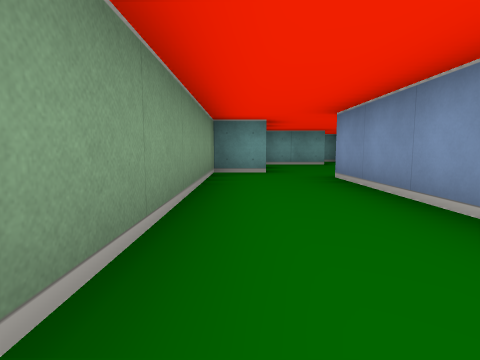
View 1 (above)

12 first-person views from a walk through a cub3D ray-caster map. The camera is about half as high as the walls, tilts 6° down and sees 80° across. The floor is counted in squares. Each view is taken from the middle of a square. On the plan, view 1 faces up. The plan holds only what a view shows up to about 9 squares ahead; the rest is blank. The place goes on beyond the plan.

View 2
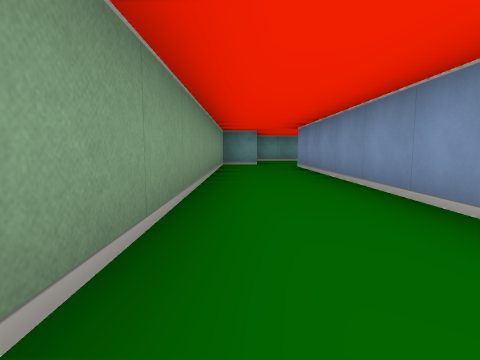

View 3
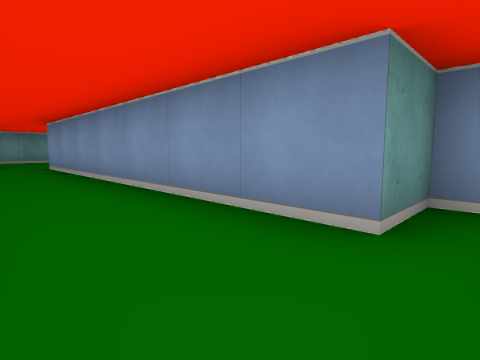

View 4
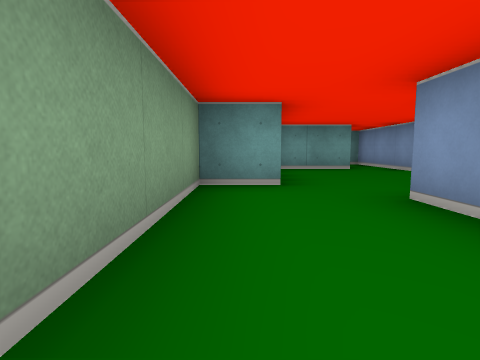

View 5
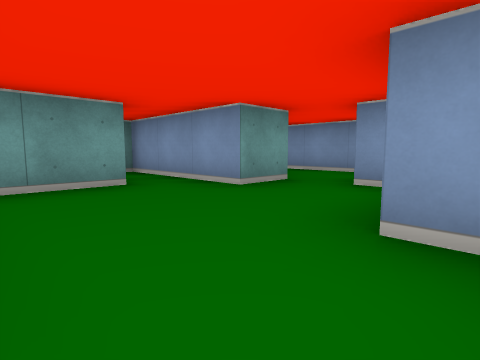

View 6
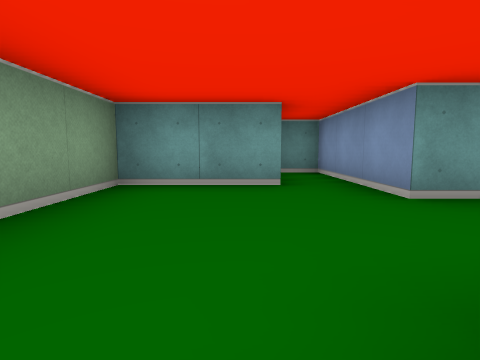

View 7
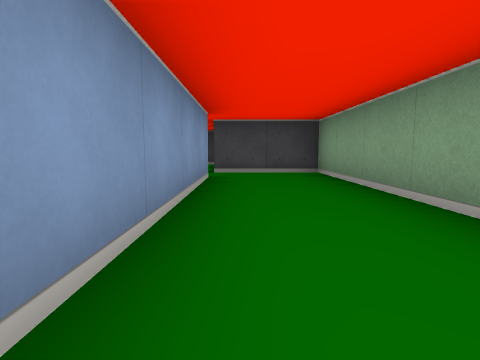

View 8
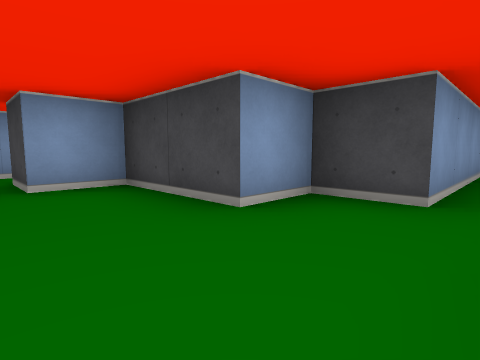

View 9
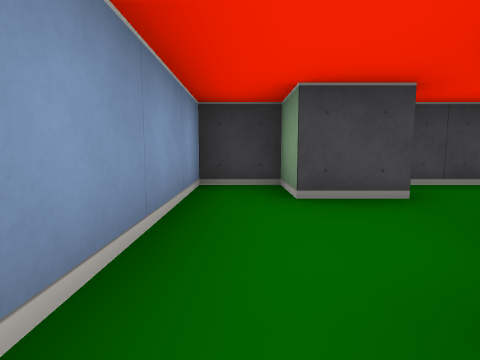

View 10
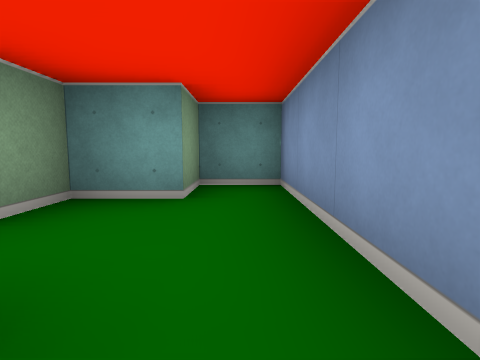

View 11
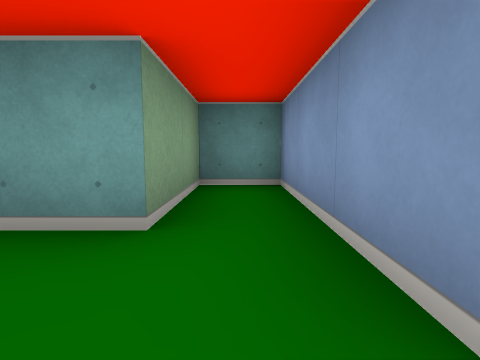

View 12
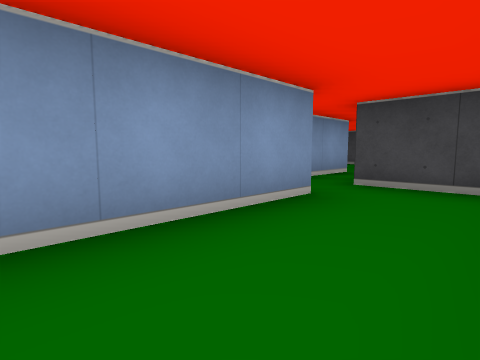

### Floor plan
Ten units are one square. View 1 is at (0, 0); x grows to the right and y downward. Boxes are objects, and circles mark ways between rooms. Rooms are numbered by the first view taken in them; rooms with no view inside come last. Other rooms are left out.
<svg viewBox="-10 -110 80 160">
<path fill="none" stroke="#000" d="M6 -55 -5 -55 -5 35 15 35M35 -75 35 -105 25 -105 25 -85 5 -85 5 -68M25 35 25 25 15 25 15 -45 25 -45 25 -55 45 -55 45 -65M46 -75 35 -75M45 -65 55 -65 55 -55 65 -55 65 -95 55 -95 55 -85 45 -85 45 -78"/>
<circle cx="45" cy="-70" r="3" fill="#2a7"/>
<text x="10" y="-30">1</text>
<text x="50" y="-70">2</text>
</svg>
Room 1 opens to room 2.

Where each view was taken, in squares from view 1:
view 1: 0 up, 0 right, facing up
view 2: 3 down, 0 right, facing up
view 3: 3 down, 0 right, facing up-right
view 4: 2 up, 0 right, facing up
view 5: 5 up, 1 right, facing up-right
view 6: 5 up, 2 right, facing up
view 7: 2 up, 1 right, facing down
view 8: 7 up, 1 right, facing down-right
view 9: 9 up, 6 right, facing down
view 10: 6 up, 6 right, facing up
view 11: 7 up, 3 right, facing up
view 12: 0 up, 0 right, facing down-right
